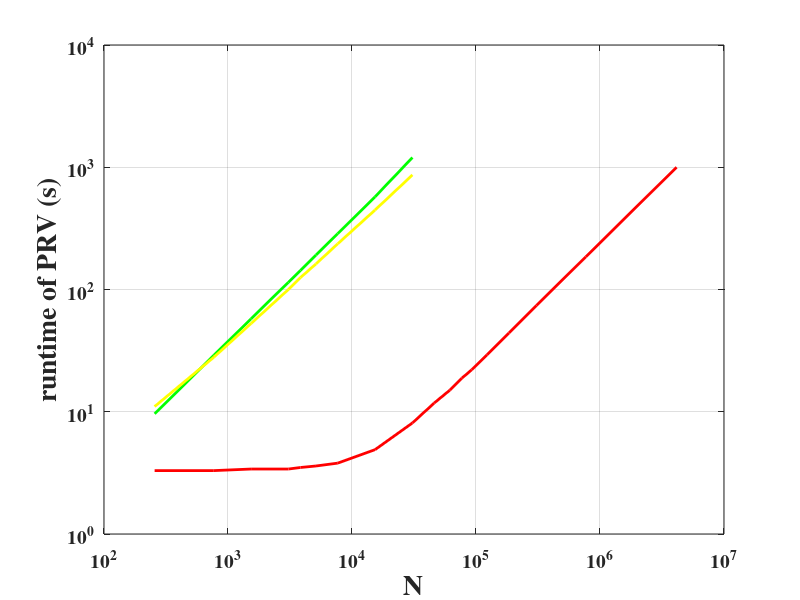

Here is the MATLAB script that generated this plot:
function PressureReliefValvePerformanceCurve_ODEINT

MPGOS_REG.x = [256 768 1536 3072 3840 5120 7680 15360 30720 46080 61440 76800 92160 122880 184320 307200 768000 4147200];
MPGOS_REG.z = [3.3 3.3 3.4 3.4 3.5 3.6 3.8 4.9 8.1 11.8 15.0 18.8 22.0 29.3 44.1 74.0 185.0 1000.7];

ODEINT_CPU.x = [256 768 1536 3072 3840 5120 7680 15360 30720]; %46080 61440]; % 76800 92160 122880 184320 307200 768000 4147200];
ODEINT_CPU.z = [9618 28925 57665 114692 143240 191204 286491 574039 1201000]/1000;

ODEINT_VCL.x = [256 768 1536 3072 3840 5120 7680 15360 30720]; %46080 61440]; % 76800 92160 122880 184320 307200 768000 4147200];
ODEINT_VCL.z = [11029 27909 52764 100145 125182 161897 236735 447463 865461]/1000;


fig=figure(1); hold on;
p1=plot(MPGOS_REG.x,MPGOS_REG.z);
p2=plot(ODEINT_CPU.x,ODEINT_CPU.z);
p4=plot(ODEINT_VCL.x,ODEINT_VCL.z);

set(gca,'XScale','log','YScale','log','XLim',[1e2 1e7],'YLim',[1e-0 1e4],'XGrid','on','YGrid','on','Box','on','FontSize',14,'FontWeight','bold','FontName','Times');
set(p1,'Color',[1 0 0], 'LineStyle','-','LineWidth',2);
set(p2,'Color',[0 1 0], 'LineStyle','-','LineWidth',2);
set(p4,'Color',[1 1 0], 'LineStyle','-','LineWidth',2);

xlabel('N','FontSize',20,'FontWeight','bold','FontName','Times');
ylabel('runtime of PRV (s)','FontSize',20,'FontWeight','bold','FontName','Times');
hold off;